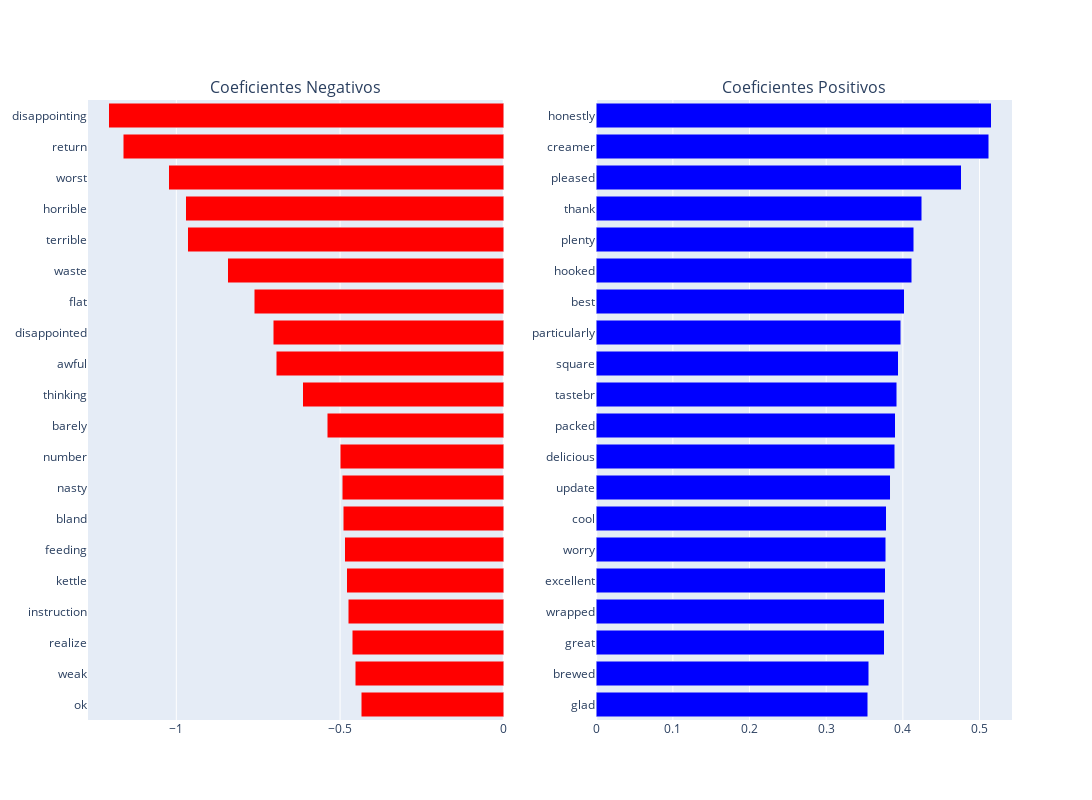
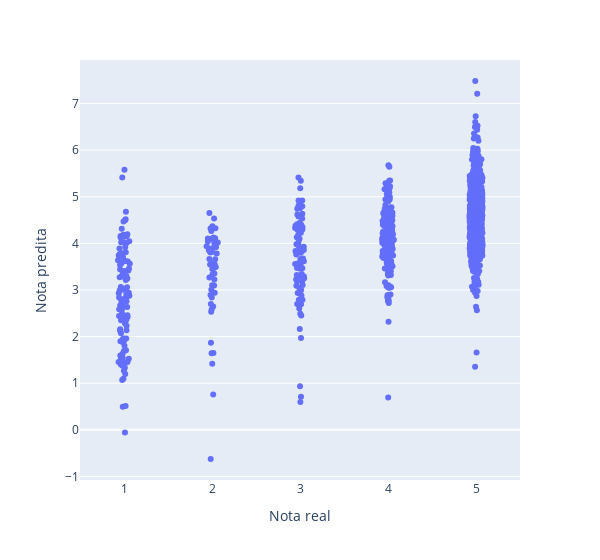

Notebook cell for these charts, in order:
### Code cell
# treinando modelo
linear = linear_model.LinearRegression().fit(X_train, y_train)

# plotando maiores coeficientes
plot_coefs(features=features, coefs=linear.coef_)

# plotando nota real x nota predita
plot_predict(y_test, y_predict = linear.predict(X_test))

resultados.loc[len(resultados)] = {
    'Method': "Mínimos Quadrados",
    'MSE': mse(linear.predict(X_test), y_test)}

print('RESULTADOS: ')
display(resultados)

### Figure 1 — Plotly figure (JSON) as saved in the notebook; plotly's stock layout.template omitted (floating-point values rounded to 4 significant figures)
{"data": [{"marker": {"color": "red"}, "name": "Coeficientes Negativos", "orientation": "h", "type": "bar", "x": [-0.4359, -0.4529, -0.4623, -0.4745, -0.4795, -0.4859, -0.4907, -0.493, -0.5002, -0.5385, -0.614, -0.6943, -0.7039, -0.7625, -0.8436, -0.9654, -0.9715, -1.024, -1.162, -1.206], "xaxis": "x", "y": ["ok", "weak", "realize", "instruction", "kettle", "feeding", "bland", "nasty", "number", "barely", "thinking", "awful", "disappointed", "flat", "waste", "terrible", "horrible", "worst", "return", "disappointing"], "yaxis": "y"}, {"marker": {"color": "blue"}, "orientation": "h", "type": "bar", "x": [0.3541, 0.3554, 0.3758, 0.3759, 0.3771, 0.3779, 0.3781, 0.3835, 0.3893, 0.3903, 0.3918, 0.394, 0.3974, 0.4016, 0.4119, 0.4141, 0.4247, 0.4764, 0.5122, 0.5152], "xaxis": "x2", "y": ["glad", "brewed", "great", "wrapped", "excellent", "worry", "cool", "update", "delicious", "packed", "tastebr", "square", "particularly", "best", "hooked", "plenty", "thank", "pleased", "creamer", "honestly"], "yaxis": "y2"}], "layout": {"annotations": [{"font": {"size": 16}, "showarrow": false, "text": "Coeficientes Negativos", "x": 0.225, "xanchor": "center", "xref": "paper", "y": 1, "yanchor": "bottom", "yref": "paper"}, {"font": {"size": 16}, "showarrow": false, "text": "Coeficientes Positivos", "x": 0.775, "xanchor": "center", "xref": "paper", "y": 1, "yanchor": "bottom", "yref": "paper"}], "barmode": "stack", "height": 800, "showlegend": false, "width": 1200, "xaxis": {"anchor": "y", "domain": [0, 0.45]}, "xaxis2": {"anchor": "y2", "domain": [0.55, 1]}, "yaxis": {"anchor": "x", "domain": [0, 1]}, "yaxis2": {"anchor": "x2", "domain": [0, 1]}}}

### Figure 2 — Plotly figure (JSON) as saved in the notebook; plotly's stock layout.template omitted (floating-point values rounded to 4 significant figures; data arrays with more than 128 entries replaced by an {"elided": "..."} marker saying what was removed)
{"data": [{"alignmentgroup": "True", "boxpoints": "all", "fillcolor": "rgba(255,255,255,0)", "hoveron": "points", "hovertemplate": "Nota real=%{x}<br>Nota predita=%{y}<extra></extra>", "legendgroup": "", "line": {"color": "rgba(255,255,255,0)"}, "marker": {"color": "#636efa"}, "name": "", "offsetgroup": "", "orientation": "v", "pointpos": 0, "showlegend": false, "type": "box", "x": {"elided": "1000 int values"}, "x0": " ", "xaxis": "x", "y": {"elided": "1000 float values"}, "y0": " ", "yaxis": "y"}], "layout": {"boxmode": "group", "legend": {"tracegroupgap": 0}, "margin": {"t": 60}, "width": 600, "xaxis": {"anchor": "y", "domain": [0, 1], "title": {"text": "Nota real"}}, "yaxis": {"anchor": "x", "domain": [0, 1], "title": {"text": "Nota predita"}}}}
